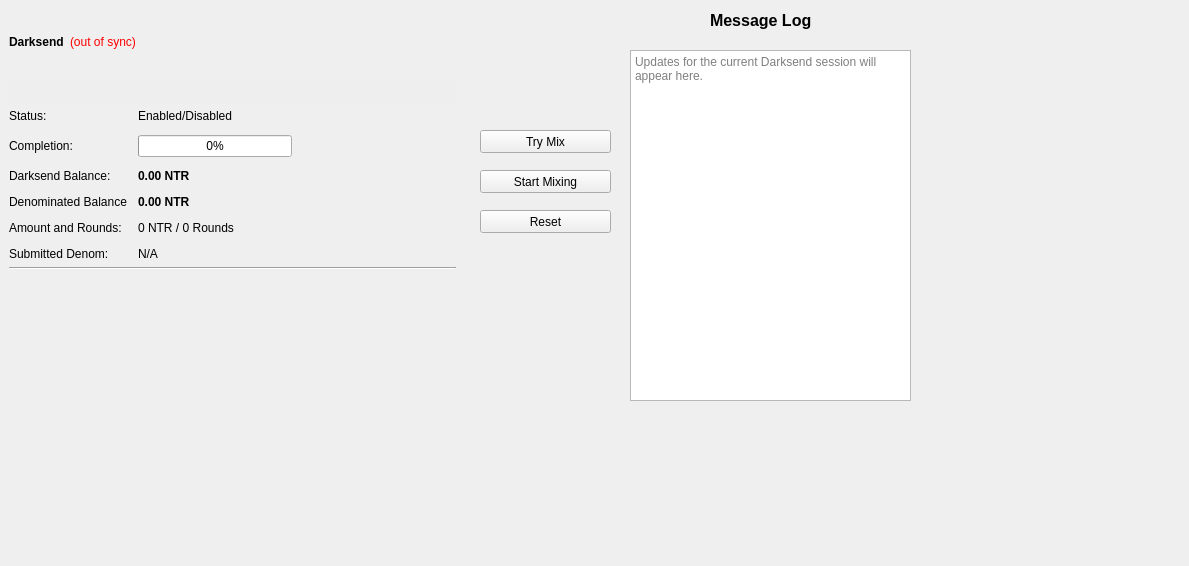
<?xml version="1.0" encoding="UTF-8"?>
<ui version="4.0">
 <class>DarksendPage</class>
 <widget class="QWidget" name="DarksendPage">
  <property name="geometry">
   <rect>
    <x>0</x>
    <y>0</y>
    <width>1189</width>
    <height>566</height>
   </rect>
  </property>
  <property name="windowTitle">
   <string>Form</string>
  </property>
  <widget class="QFrame" name="frameDarksend">
   <property name="geometry">
    <rect>
     <x>0</x>
     <y>0</y>
     <width>465</width>
     <height>350</height>
    </rect>
   </property>
   <property name="sizePolicy">
    <sizepolicy hsizetype="Expanding" vsizetype="Expanding">
     <horstretch>0</horstretch>
     <verstretch>0</verstretch>
    </sizepolicy>
   </property>
   <property name="minimumSize">
    <size>
     <width>0</width>
     <height>350</height>
    </size>
   </property>
   <property name="layoutDirection">
    <enum>Qt::LeftToRight</enum>
   </property>
   <property name="frameShape">
    <enum>QFrame::NoFrame</enum>
   </property>
   <property name="frameShadow">
    <enum>QFrame::Raised</enum>
   </property>
   <layout class="QVBoxLayout" name="verticalLayout_5">
    <item>
     <layout class="QHBoxLayout" name="horizontalLayout_5">
      <item>
       <widget class="QLabel" name="label_2">
        <property name="font">
         <font>
          <weight>75</weight>
          <bold>true</bold>
         </font>
        </property>
        <property name="text">
         <string>Darksend</string>
        </property>
       </widget>
      </item>
      <item>
       <widget class="QLabel" name="labelDarksendSyncStatus">
        <property name="toolTip">
         <string>The displayed information may be out of date. Your wallet automatically synchronizes with the Therris network after a connection is established, but this process has not completed yet.</string>
        </property>
        <property name="styleSheet">
         <string notr="true">QLabel { color: red; }</string>
        </property>
        <property name="text">
         <string notr="true">(out of sync)</string>
        </property>
        <property name="alignment">
         <set>Qt::AlignLeading|Qt::AlignLeft|Qt::AlignVCenter</set>
        </property>
       </widget>
      </item>
      <item>
       <spacer name="horizontalSpacer_4">
        <property name="orientation">
         <enum>Qt::Horizontal</enum>
        </property>
        <property name="sizeHint" stdset="0">
         <size>
          <width>40</width>
          <height>20</height>
         </size>
        </property>
       </spacer>
      </item>
     </layout>
    </item>
    <item>
     <widget class="QPushButton" name="runAutoDenom">
      <property name="palette">
       <palette>
        <active>
         <colorrole role="WindowText">
          <brush brushstyle="SolidPattern">
           <color alpha="255">
            <red>0</red>
            <green>0</green>
            <blue>0</blue>
           </color>
          </brush>
         </colorrole>
         <colorrole role="Button">
          <brush brushstyle="SolidPattern">
           <color alpha="255">
            <red>239</red>
            <green>238</green>
            <blue>238</blue>
           </color>
          </brush>
         </colorrole>
         <colorrole role="Light">
          <brush brushstyle="SolidPattern">
           <color alpha="255">
            <red>255</red>
            <green>255</green>
            <blue>255</blue>
           </color>
          </brush>
         </colorrole>
         <colorrole role="Midlight">
          <brush brushstyle="SolidPattern">
           <color alpha="255">
            <red>247</red>
            <green>246</green>
            <blue>246</blue>
           </color>
          </brush>
         </colorrole>
         <colorrole role="Dark">
          <brush brushstyle="SolidPattern">
           <color alpha="255">
            <red>119</red>
            <green>119</green>
            <blue>119</blue>
           </color>
          </brush>
         </colorrole>
         <colorrole role="Mid">
          <brush brushstyle="SolidPattern">
           <color alpha="255">
            <red>159</red>
            <green>159</green>
            <blue>159</blue>
           </color>
          </brush>
         </colorrole>
         <colorrole role="Text">
          <brush brushstyle="SolidPattern">
           <color alpha="255">
            <red>0</red>
            <green>0</green>
            <blue>0</blue>
           </color>
          </brush>
         </colorrole>
         <colorrole role="BrightText">
          <brush brushstyle="SolidPattern">
           <color alpha="255">
            <red>255</red>
            <green>255</green>
            <blue>255</blue>
           </color>
          </brush>
         </colorrole>
         <colorrole role="ButtonText">
          <brush brushstyle="SolidPattern">
           <color alpha="255">
            <red>0</red>
            <green>0</green>
            <blue>0</blue>
           </color>
          </brush>
         </colorrole>
         <colorrole role="Base">
          <brush brushstyle="SolidPattern">
           <color alpha="255">
            <red>255</red>
            <green>255</green>
            <blue>255</blue>
           </color>
          </brush>
         </colorrole>
         <colorrole role="Window">
          <brush brushstyle="SolidPattern">
           <color alpha="255">
            <red>239</red>
            <green>238</green>
            <blue>238</blue>
           </color>
          </brush>
         </colorrole>
         <colorrole role="Shadow">
          <brush brushstyle="SolidPattern">
           <color alpha="255">
            <red>0</red>
            <green>0</green>
            <blue>0</blue>
           </color>
          </brush>
         </colorrole>
         <colorrole role="AlternateBase">
          <brush brushstyle="SolidPattern">
           <color alpha="255">
            <red>247</red>
            <green>246</green>
            <blue>246</blue>
           </color>
          </brush>
         </colorrole>
         <colorrole role="ToolTipBase">
          <brush brushstyle="SolidPattern">
           <color alpha="255">
            <red>255</red>
            <green>255</green>
            <blue>220</blue>
           </color>
          </brush>
         </colorrole>
         <colorrole role="ToolTipText">
          <brush brushstyle="SolidPattern">
           <color alpha="255">
            <red>0</red>
            <green>0</green>
            <blue>0</blue>
           </color>
          </brush>
         </colorrole>
        </active>
        <inactive>
         <colorrole role="WindowText">
          <brush brushstyle="SolidPattern">
           <color alpha="255">
            <red>0</red>
            <green>0</green>
            <blue>0</blue>
           </color>
          </brush>
         </colorrole>
         <colorrole role="Button">
          <brush brushstyle="SolidPattern">
           <color alpha="255">
            <red>239</red>
            <green>238</green>
            <blue>238</blue>
           </color>
          </brush>
         </colorrole>
         <colorrole role="Light">
          <brush brushstyle="SolidPattern">
           <color alpha="255">
            <red>255</red>
            <green>255</green>
            <blue>255</blue>
           </color>
          </brush>
         </colorrole>
         <colorrole role="Midlight">
          <brush brushstyle="SolidPattern">
           <color alpha="255">
            <red>247</red>
            <green>246</green>
            <blue>246</blue>
           </color>
          </brush>
         </colorrole>
         <colorrole role="Dark">
          <brush brushstyle="SolidPattern">
           <color alpha="255">
            <red>119</red>
            <green>119</green>
            <blue>119</blue>
           </color>
          </brush>
         </colorrole>
         <colorrole role="Mid">
          <brush brushstyle="SolidPattern">
           <color alpha="255">
            <red>159</red>
            <green>159</green>
            <blue>159</blue>
           </color>
          </brush>
         </colorrole>
         <colorrole role="Text">
          <brush brushstyle="SolidPattern">
           <color alpha="255">
            <red>0</red>
            <green>0</green>
            <blue>0</blue>
           </color>
          </brush>
         </colorrole>
         <colorrole role="BrightText">
          <brush brushstyle="SolidPattern">
           <color alpha="255">
            <red>255</red>
            <green>255</green>
            <blue>255</blue>
           </color>
          </brush>
         </colorrole>
         <colorrole role="ButtonText">
          <brush brushstyle="SolidPattern">
           <color alpha="255">
            <red>0</red>
            <green>0</green>
            <blue>0</blue>
           </color>
          </brush>
         </colorrole>
         <colorrole role="Base">
          <brush brushstyle="SolidPattern">
           <color alpha="255">
            <red>255</red>
            <green>255</green>
            <blue>255</blue>
           </color>
          </brush>
         </colorrole>
         <colorrole role="Window">
          <brush brushstyle="SolidPattern">
           <color alpha="255">
            <red>239</red>
            <green>238</green>
            <blue>238</blue>
           </color>
          </brush>
         </colorrole>
         <colorrole role="Shadow">
          <brush brushstyle="SolidPattern">
           <color alpha="255">
            <red>0</red>
            <green>0</green>
            <blue>0</blue>
           </color>
          </brush>
         </colorrole>
         <colorrole role="AlternateBase">
          <brush brushstyle="SolidPattern">
           <color alpha="255">
            <red>247</red>
            <green>246</green>
            <blue>246</blue>
           </color>
          </brush>
         </colorrole>
         <colorrole role="ToolTipBase">
          <brush brushstyle="SolidPattern">
           <color alpha="255">
            <red>255</red>
            <green>255</green>
            <blue>220</blue>
           </color>
          </brush>
         </colorrole>
         <colorrole role="ToolTipText">
          <brush brushstyle="SolidPattern">
           <color alpha="255">
            <red>0</red>
            <green>0</green>
            <blue>0</blue>
           </color>
          </brush>
         </colorrole>
        </inactive>
        <disabled>
         <colorrole role="WindowText">
          <brush brushstyle="SolidPattern">
           <color alpha="255">
            <red>119</red>
            <green>119</green>
            <blue>119</blue>
           </color>
          </brush>
         </colorrole>
         <colorrole role="Button">
          <brush brushstyle="SolidPattern">
           <color alpha="255">
            <red>239</red>
            <green>238</green>
            <blue>238</blue>
           </color>
          </brush>
         </colorrole>
         <colorrole role="Light">
          <brush brushstyle="SolidPattern">
           <color alpha="255">
            <red>255</red>
            <green>255</green>
            <blue>255</blue>
           </color>
          </brush>
         </colorrole>
         <colorrole role="Midlight">
          <brush brushstyle="SolidPattern">
           <color alpha="255">
            <red>247</red>
            <green>246</green>
            <blue>246</blue>
           </color>
          </brush>
         </colorrole>
         <colorrole role="Dark">
          <brush brushstyle="SolidPattern">
           <color alpha="255">
            <red>119</red>
            <green>119</green>
            <blue>119</blue>
           </color>
          </brush>
         </colorrole>
         <colorrole role="Mid">
          <brush brushstyle="SolidPattern">
           <color alpha="255">
            <red>159</red>
            <green>159</green>
            <blue>159</blue>
           </color>
          </brush>
         </colorrole>
         <colorrole role="Text">
          <brush brushstyle="SolidPattern">
           <color alpha="255">
            <red>119</red>
            <green>119</green>
            <blue>119</blue>
           </color>
          </brush>
         </colorrole>
         <colorrole role="BrightText">
          <brush brushstyle="SolidPattern">
           <color alpha="255">
            <red>255</red>
            <green>255</green>
            <blue>255</blue>
           </color>
          </brush>
         </colorrole>
         <colorrole role="ButtonText">
          <brush brushstyle="SolidPattern">
           <color alpha="255">
            <red>119</red>
            <green>119</green>
            <blue>119</blue>
           </color>
          </brush>
         </colorrole>
         <colorrole role="Base">
          <brush brushstyle="SolidPattern">
           <color alpha="255">
            <red>239</red>
            <green>238</green>
            <blue>238</blue>
           </color>
          </brush>
         </colorrole>
         <colorrole role="Window">
          <brush brushstyle="SolidPattern">
           <color alpha="255">
            <red>239</red>
            <green>238</green>
            <blue>238</blue>
           </color>
          </brush>
         </colorrole>
         <colorrole role="Shadow">
          <brush brushstyle="SolidPattern">
           <color alpha="255">
            <red>0</red>
            <green>0</green>
            <blue>0</blue>
           </color>
          </brush>
         </colorrole>
         <colorrole role="AlternateBase">
          <brush brushstyle="SolidPattern">
           <color alpha="255">
            <red>239</red>
            <green>238</green>
            <blue>238</blue>
           </color>
          </brush>
         </colorrole>
         <colorrole role="ToolTipBase">
          <brush brushstyle="SolidPattern">
           <color alpha="255">
            <red>255</red>
            <green>255</green>
            <blue>220</blue>
           </color>
          </brush>
         </colorrole>
         <colorrole role="ToolTipText">
          <brush brushstyle="SolidPattern">
           <color alpha="255">
            <red>0</red>
            <green>0</green>
            <blue>0</blue>
           </color>
          </brush>
         </colorrole>
        </disabled>
       </palette>
      </property>
      <property name="focusPolicy">
       <enum>Qt::NoFocus</enum>
      </property>
      <property name="autoFillBackground">
       <bool>true</bool>
      </property>
      <property name="text">
       <string/>
      </property>
      <property name="flat">
       <bool>true</bool>
      </property>
     </widget>
    </item>
    <item>
     <layout class="QFormLayout" name="formLayout">
      <property name="fieldGrowthPolicy">
       <enum>QFormLayout::AllNonFixedFieldsGrow</enum>
      </property>
      <property name="horizontalSpacing">
       <number>11</number>
      </property>
      <property name="verticalSpacing">
       <number>12</number>
      </property>
      <item row="0" column="0">
       <widget class="QLabel" name="label_6">
        <property name="text">
         <string>Status:</string>
        </property>
       </widget>
      </item>
      <item row="0" column="1">
       <widget class="QLabel" name="darksendEnabled">
        <property name="text">
         <string>Enabled/Disabled</string>
        </property>
       </widget>
      </item>
      <item row="1" column="0">
       <widget class="QLabel" name="label_7">
        <property name="text">
         <string>Completion:</string>
        </property>
       </widget>
      </item>
      <item row="1" column="1">
       <widget class="QProgressBar" name="darksendProgress">
        <property name="maximumSize">
         <size>
          <width>154</width>
          <height>16777215</height>
         </size>
        </property>
        <property name="value">
         <number>0</number>
        </property>
       </widget>
      </item>
      <item row="4" column="0">
       <widget class="QLabel" name="denominatedBalanceLabel">
        <property name="text">
         <string>Denominated Balance</string>
        </property>
       </widget>
      </item>
      <item row="4" column="1">
       <widget class="QLabel" name="denominatedBalanceValue">
        <property name="font">
         <font>
          <weight>75</weight>
          <bold>true</bold>
         </font>
        </property>
        <property name="text">
         <string>0.00 NTR</string>
        </property>
       </widget>
      </item>
      <item row="5" column="0">
       <widget class="QLabel" name="label_8">
        <property name="text">
         <string>Amount and Rounds:</string>
        </property>
       </widget>
      </item>
      <item row="5" column="1">
       <widget class="QLabel" name="labelAmountRounds">
        <property name="text">
         <string>0 NTR / 0 Rounds</string>
        </property>
       </widget>
      </item>
      <item row="6" column="0">
       <widget class="QLabel" name="label_9">
        <property name="text">
         <string>Submitted Denom:</string>
        </property>
       </widget>
      </item>
      <item row="6" column="1">
       <widget class="QLabel" name="labelSubmittedDenom">
        <property name="toolTip">
         <string>The denominations you submitted to the Masternode.&lt;br&gt;To mix, other users must submit the exact same denominations.</string>
        </property>
        <property name="text">
         <string>N/A</string>
        </property>
       </widget>
      </item>
      <item row="3" column="0">
       <widget class="QLabel" name="labelAnonymizedText">
        <property name="text">
         <string>Darksend Balance:</string>
        </property>
       </widget>
      </item>
      <item row="3" column="1">
       <widget class="QLabel" name="labelAnonymized">
        <property name="font">
         <font>
          <weight>75</weight>
          <bold>true</bold>
         </font>
        </property>
        <property name="text">
         <string notr="true">0.00 NTR</string>
        </property>
       </widget>
      </item>
     </layout>
    </item>
    <item>
     <widget class="Line" name="lineLastMessage">
      <property name="orientation">
       <enum>Qt::Horizontal</enum>
      </property>
     </widget>
    </item>
    <item>
     <widget class="QLabel" name="darksendStatus">
      <property name="minimumSize">
       <size>
        <width>288</width>
        <height>43</height>
       </size>
      </property>
      <property name="text">
       <string/>
      </property>
      <property name="alignment">
       <set>Qt::AlignLeading|Qt::AlignLeft|Qt::AlignTop</set>
      </property>
      <property name="wordWrap">
       <bool>true</bool>
      </property>
     </widget>
    </item>
   </layout>
  </widget>
  <widget class="QPushButton" name="darksendAuto">
   <property name="geometry">
    <rect>
     <x>480</x>
     <y>130</y>
     <width>131</width>
     <height>23</height>
    </rect>
   </property>
   <property name="sizePolicy">
    <sizepolicy hsizetype="MinimumExpanding" vsizetype="Fixed">
     <horstretch>0</horstretch>
     <verstretch>0</verstretch>
    </sizepolicy>
   </property>
   <property name="toolTip">
    <string>Try to manually submit a Darksend request.</string>
   </property>
   <property name="text">
    <string>Try Mix</string>
   </property>
  </widget>
  <widget class="QPushButton" name="toggleDarksend">
   <property name="geometry">
    <rect>
     <x>480</x>
     <y>170</y>
     <width>131</width>
     <height>23</height>
    </rect>
   </property>
   <property name="sizePolicy">
    <sizepolicy hsizetype="MinimumExpanding" vsizetype="Fixed">
     <horstretch>0</horstretch>
     <verstretch>0</verstretch>
    </sizepolicy>
   </property>
   <property name="text">
    <string>Start Mixing</string>
   </property>
  </widget>
  <widget class="QPushButton" name="darksendReset">
   <property name="geometry">
    <rect>
     <x>480</x>
     <y>210</y>
     <width>131</width>
     <height>23</height>
    </rect>
   </property>
   <property name="sizePolicy">
    <sizepolicy hsizetype="MinimumExpanding" vsizetype="Fixed">
     <horstretch>0</horstretch>
     <verstretch>0</verstretch>
    </sizepolicy>
   </property>
   <property name="toolTip">
    <string>Reset the current status of Darksend (can interrupt Darksend if it's in the process of Mixing, which can cost you money!)</string>
   </property>
   <property name="autoFillBackground">
    <bool>false</bool>
   </property>
   <property name="text">
    <string>Reset</string>
   </property>
  </widget>
  <widget class="QLabel" name="darksendMessageLog">
   <property name="geometry">
    <rect>
     <x>710</x>
     <y>10</y>
     <width>121</width>
     <height>20</height>
    </rect>
   </property>
   <property name="font">
    <font>
     <pointsize>12</pointsize>
     <weight>75</weight>
     <bold>true</bold>
    </font>
   </property>
   <property name="text">
    <string>Message Log</string>
   </property>
  </widget>
  <widget class="QTextEdit" name="messageLog">
   <property name="geometry">
    <rect>
     <x>630</x>
     <y>50</y>
     <width>281</width>
     <height>351</height>
    </rect>
   </property>
   <property name="undoRedoEnabled">
    <bool>false</bool>
   </property>
   <property name="readOnly">
    <bool>true</bool>
   </property>
   <property name="placeholderText">
    <string>Updates for the current Darksend session will appear here.</string>
   </property>
  </widget>
 </widget>
 <resources/>
 <connections/>
</ui>
